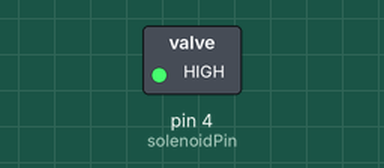
This sketch was run on a simulated Arduino Uno, built with avr-gcc and run on an emulated ATmega328P. Shown: switched loads named in the sketch (green lamp = pin HIGH).

Above: at 2.5 s.
At 7.5 s:
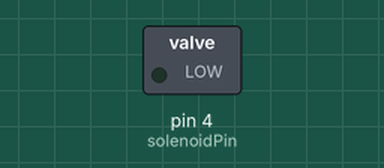
Timing chart, 0 to 13.0 s (numbered marks = the images above):
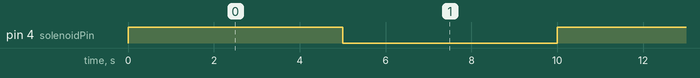

Measured:
- by itself, pin 4 (solenoidPin): alternates HIGH for 5.0 s and LOW for 5.0 s

The sketch:

solenoid.ino
```cpp
//////////////////////////////////////////////////////////////////////////
/// Name        : solenoid.ino
/// Description : Code for testing a 12V solenoid valve
/// Author      : Arthur MARIANO
/// Github      : https://github.com/arthurmio/Drinking-Water-Dispenser
/// Date        : 24/12/2021
//////////////////////////////////////////////////////////////////////////


const int solenoidPin = 4;

void setup() {
  pinMode(solenoidPin, OUTPUT);
}

void loop() {
  digitalWrite(solenoidPin, HIGH);   // turn the solenoid on (HIGH is the voltage level)
  delay(5000);                       // wait for a second
  digitalWrite(solenoidPin, LOW);    // turn the solenoid off by making the voltage LOW
  delay(5000);
}
```
